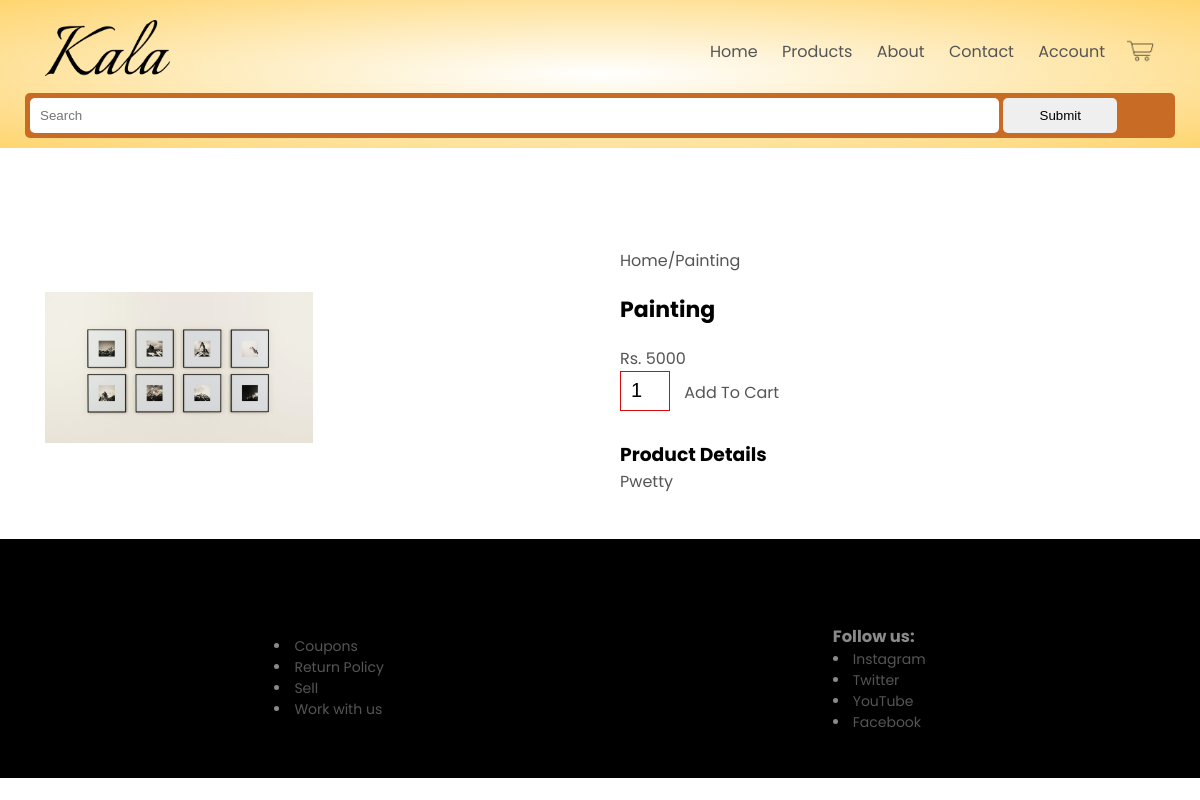
Before: /product/4 with the older database file.
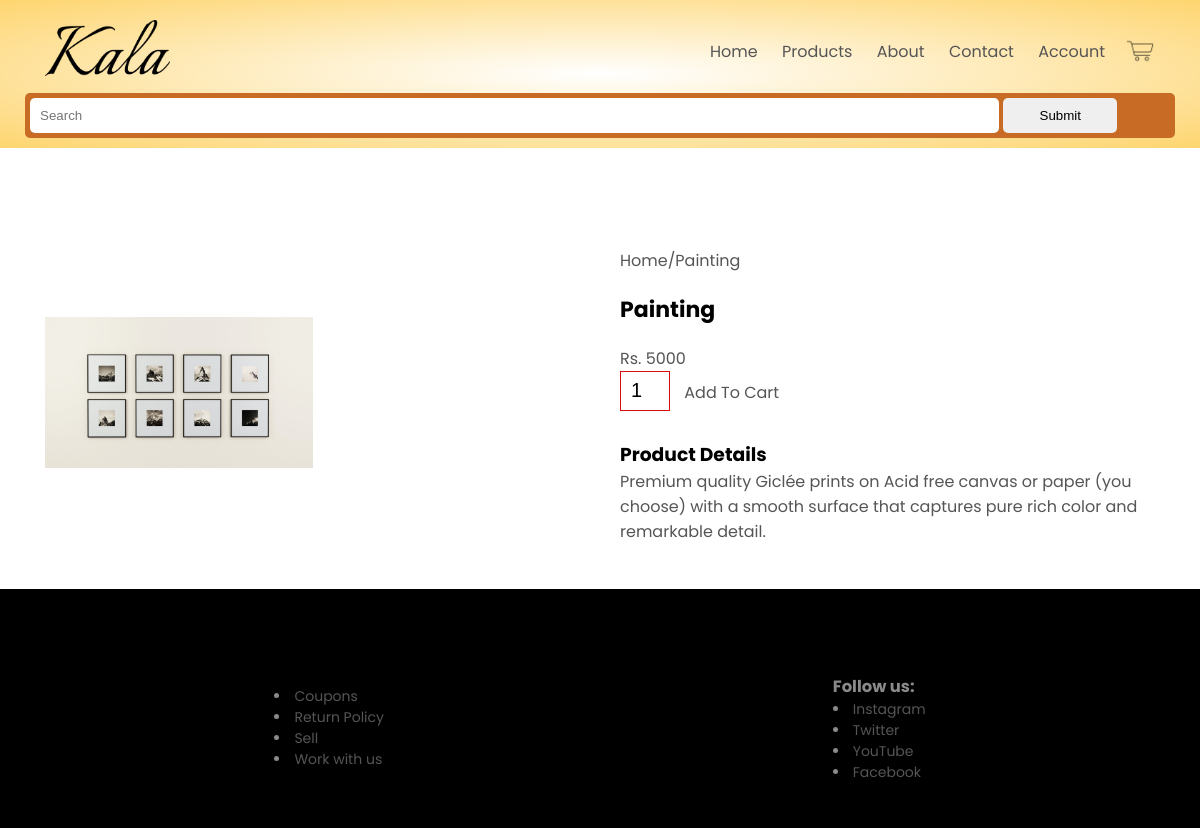
After: the same page with the newer database file.
### kala/models.py (models this page shows, shortened)
class Product(models.Model):
    id = models.AutoField
    product_name = models.CharField(max_length = 50)
    category = models.CharField(max_length=50, default='')
    price = models.IntegerField(default = 0)
    desc = models.CharField(max_length = 300)
    pub_date = models.DateField(default=date.today)
    image = models.ImageField(upload_to="static/images",default='')

### kala/views.py (the view)
# urls.py: path('product/<int:prodid>', views.product, name = 'Product'),
def product(request,prodid):
    prod = Product.objects.filter(id=prodid)
    return render(request,'product.html',{'prod':prod[0]})

### templates/product.html (shortened to what this page needs)
{% extends 'basic.html' %}
{% load static %}
{% block body %}
<link rel="stylesheet" href="{% static 'css/styleproduct.css' %}">
<div class="display single-product">
    <div class="row">
        <div class="col-2">
            <img class="img" src="{{prod.image.url}}" width="90%" >
        </div>
        <div class="col-2">
            <p>Home/{{prod.product_name}}</p>
            <h4>{{prod.product_name}}</h4>
            <p>Rs. {{prod.price}}</p>
            <input type="number" value="1">
            <a href="" class="btn">Add To Cart</a>
            <h3><br>Product Details </h3>
            <p>{{prod.desc}}</p>
        </div>
    </div>
</div>
{% endblock %}

Changed rows visible on the page:
changed Product "Painting": desc "Pwetty" → "Premium quality Giclée prints on Acid free canvas or paper (you choose) with a smooth surface that captures pure rich color and remarkable detail."
